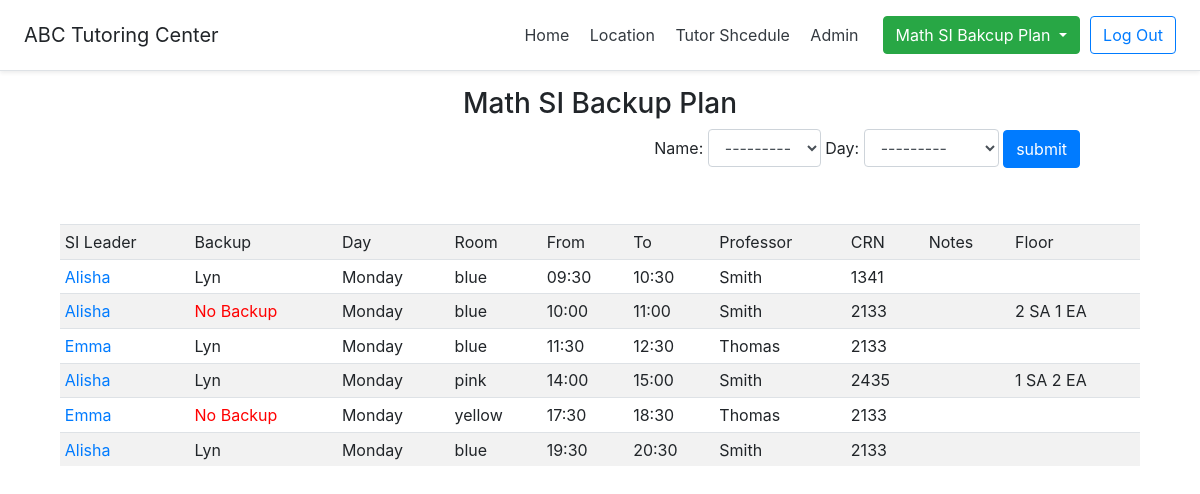
The app's page /showSiBackupPlan/Monday (signed in), older data.
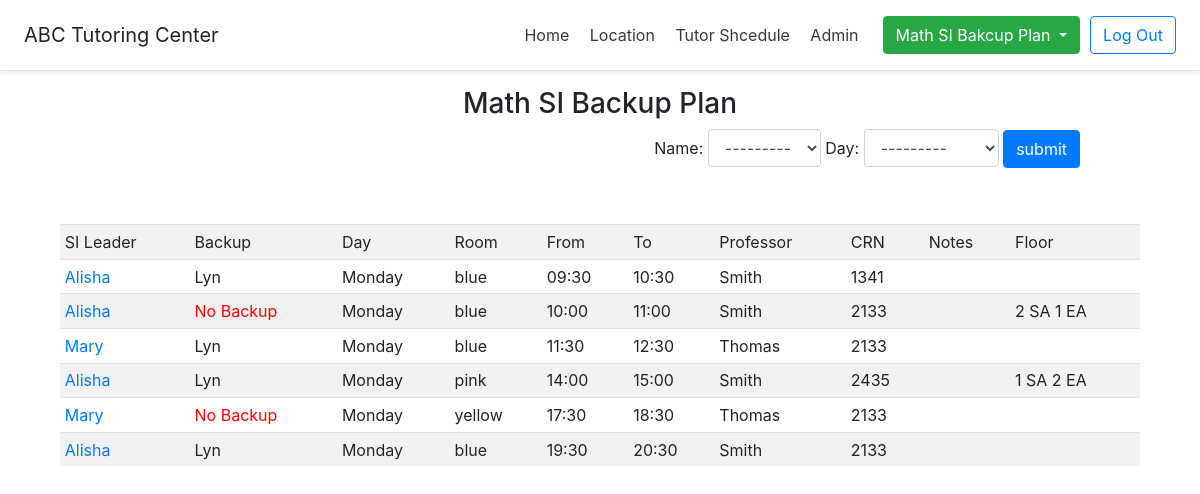
The same page, newer data.
### CS416Project/models.py (models this page shows, shortened)
class SI_Session(models.Model):
    day_choices = (
        ('', '--------'),
        ('Monday', 'Monday'),
        ('Tuesday', 'Tuesday'),
        ('Wednesday', 'Wednesday'),
        ('Thursday', 'Thursday'),
        ('Friday', 'Friday'),
        ('Sarturday', 'Satruday'),
        ('Sunday', 'Sunday'),
    )
    room_choices = (
        ('', '--------'),
        ('blue', 'blue'),
        ('yellow', 'yellow'),
        ('pink', 'pink'),
    )
    time_choices = (
        ('', '--------'),
        ('09:30', '9:30'),
        ('10:00', '10:00'),
        ('10:30', '10:30'),
        ('11:00', '11:00'),
        ('11:30', '11:30'),
        ('12:00', '12:00'),
        ('12:30', '12:30'),
        ('13:00', '1:00'),
        ('13:30', '1:30'),
        ('14:00', '2:00'),
        ('14:30', '2:30'),
        ('15:00', '3:00'),
        ('15:30', '3:30'),
        ('16:00', '4:00'),
        ('16:30', '4:30'),
        ('17:00', '5:00'),
        ('17:30', '5:30'),
        ('18:00', '6:00'),
        ('18:30', '6:30'),
        ('19:00', '7:00'),
        ('19:30', '7:30'),
        ('20:00', '8:00'),
        ('20:30', '8:30'),
    )
    crn_choices = (
        ('', '--------'),
        ('2133', '2134'),
        ('2435', '2435'),
        ('1341', '1341'),
    )
    faculty_choices = (
        ('', '--------'),
        ('Smith', 'Smith'),
        ('Thomas', 'Thomas'),
        ('Daddona', 'Daddona'),
    )
    day = models.CharField(max_length=50, choices=day_choices)
    tutor = models.ForeignKey(Tutor,on_delete=models.SET_NULL, null=True)
    backup = models.CharField(max_length=50, blank=True)
    sessionTime_from = models.CharField(max_length=50,default='', choices=time_choices)
    sessionTime_to = models.CharField(max_length=50,default='', choices=time_choices)
    room = models.CharField(max_length=50,default='',choices=room_choices)
    professor = models.CharField(max_length=50,default='', choices=faculty_choices)
    crn = models.CharField(max_length=50, default='', choices=crn_choices)
    notes = models.CharField(max_length=50,blank=True)
    floor = models.CharField(max_length=50, default='', blank=True)
    class Meta: #order by desc
                 ordering = ['day','sessionTime_from']

class Tutor(models.Model):
    objects = TutorManager()
    firstname = models.CharField(max_length=50,default='')
    lastname = models.CharField(max_length=50,default='')
    hours = models.IntegerField(default=0)
    typeofstaff = models.CharField(max_length=50, default='',choices=type_choices)
    subject1 = models.CharField(max_length=50, default='', null=True, choices=subject_choices)
    subject2 = models.CharField(max_length=50, default='', null=True, choices=subject_choices)
    usedhours = models.DecimalField(decimal_places=1, max_digits=3, default=0)
    class Meta: #order by desc
         ordering = ['firstname']
         unique_together = (('firstname', 'lastname'),)

### CS416Project/views.py (the view)
# urls.py: path('showSiBackupPlan/<day>', views.showSiBackupPlan, name="showSiBackupPlan"),
def showSiBackupPlan(request, day):
    ti = Tutor.objects.all()
    if day == 'alldays':
        backupPlans = SI_Session.objects.all().order_by('day','sessionTime_from')
    else:
        backupPlans = SI_Session.objects.filter(day=day)
    return render(request, 'showSiBackupPlan.html', {'backupPlans': backupPlans,'ti':ti})

### templates/showSiBackupPlan.html (shortened to what this page needs)
{% load staticfiles %}
<!DOCTYPE html>
<html lang="en">
<head>
    <link rel="stylesheet" href="https://maxcdn.bootstrapcdn.com/bootstrap/4.1.3/css/bootstrap.min.css">
</head>
<body>
{% include "header.html" %}
{% if user.is_authenticated %}
    <h3 >Math SI Backup Plan</h3>
    <div align=right style="padding-right: 10%">
        <form action="{% url 'showSiBackupbyTutor' %}" method="post">
            Name:  <select class="form-control" name="search">
            <option value="">---------</option>
        </select>
            Day: <select class="form-control" name="search2">
            <option value="">---------</option>
        </select>
            <input class="btn btn-primary" type="submit" value="submit">
        </form>
    </div>
    <br>
    <div class="table-responsive">
       <br>
        <table align="center" >
            <tr >
                <td>SI Leader</td>
                <td>Backup</td>
                <td>Day</td>
                <td>Room</td>
                <td>From</td>
                <td>To</td>
                <td>Professor</td>
                <td>CRN</td>
                <td>Notes</td>
                <td>Floor</td>
            </tr>
            {% for day in backupPlans %}
                <tr>
                    <td name="sileader"> <a   data-html="true" class="popup" href="#" data-toggle="popover" title="Tutor Info"
                                              data-content="{{day.tutor.firstname }} {{day.tutor.lastname}}: {{day.tutor.type}}
                     <br>Subject1: {{day.tutor.subject1}}
                     <br>Subject2: {{day.tutor.subject2}}" >{{day.tutor.firstname}}</a> </td>
                    <td name="backup"> {{day.backup}}  </td>
                        <td> {{day.day}}  </td>
                    <td> {{day.room}}  </td>
                    <td> {{day.sessionTime_from}} </td>
                    <td> {{day.sessionTime_to}} </td>
                    <td> {{day.professor}} </td>
                    <td> {{day.crn}} </td>
                    <td> {{day.notes}} </td>
                    <td> {{day.floor}} </td>
                </tr>
            {% endfor %}
         </table>
  </div>
{% else %}
    <h2 class="tr" style="text-align: center">You are now logged out</h2>
    <br>
    <div class="container" style="text-align: center">
        <a class="btn btn-primary" href="{% url 'login' %}" role="button">Login</a>
    </div>
{% endif %}
</body>
</html>

Row changes from the older to the newer data that the page shows:
changed through a linked row, SI_Session (number 3 of 6 on the later page): tutor.firstname "Emma" → "Mary"
changed through a linked row, SI_Session "yellow": tutor.firstname "Emma" → "Mary"
